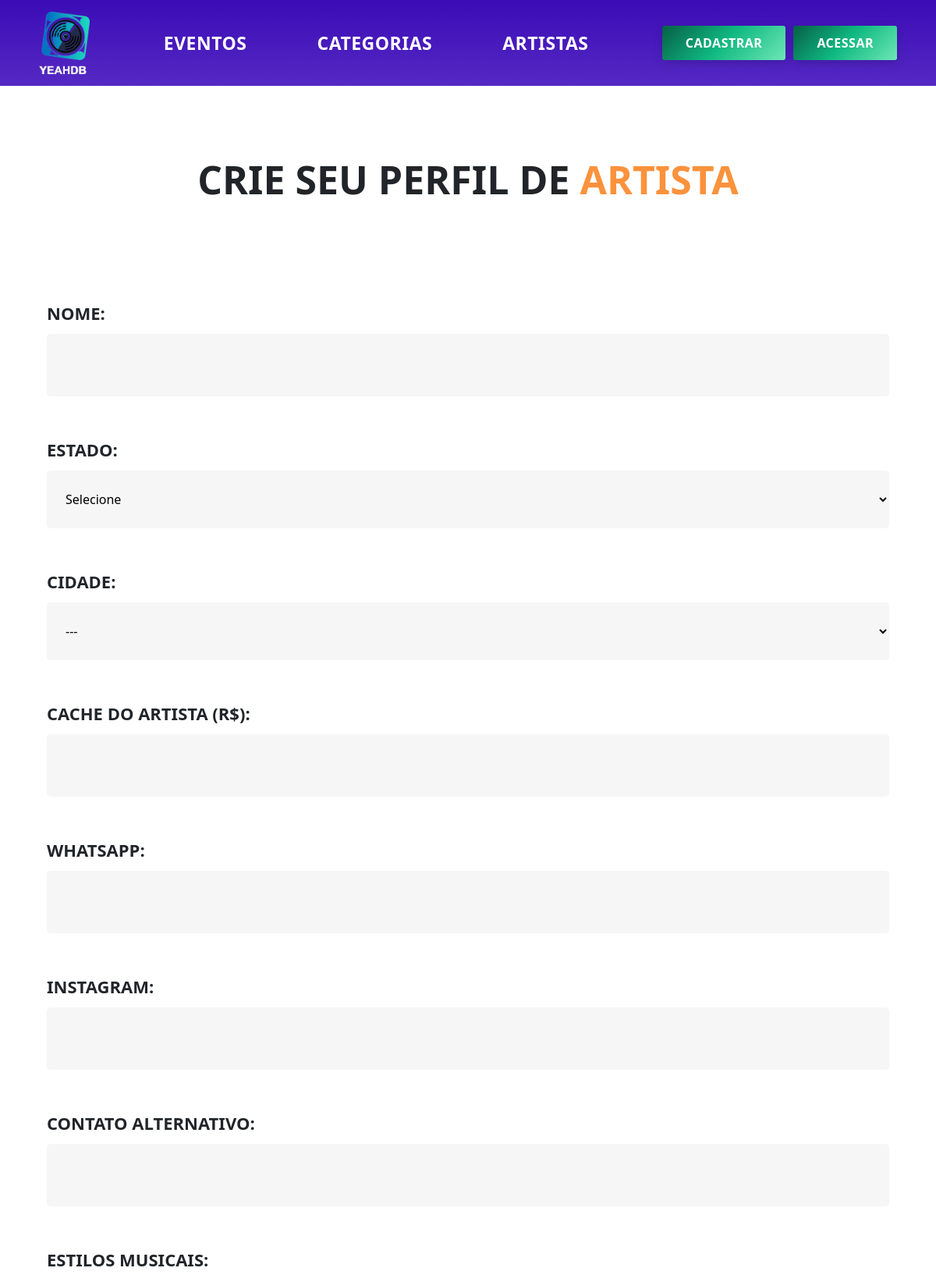
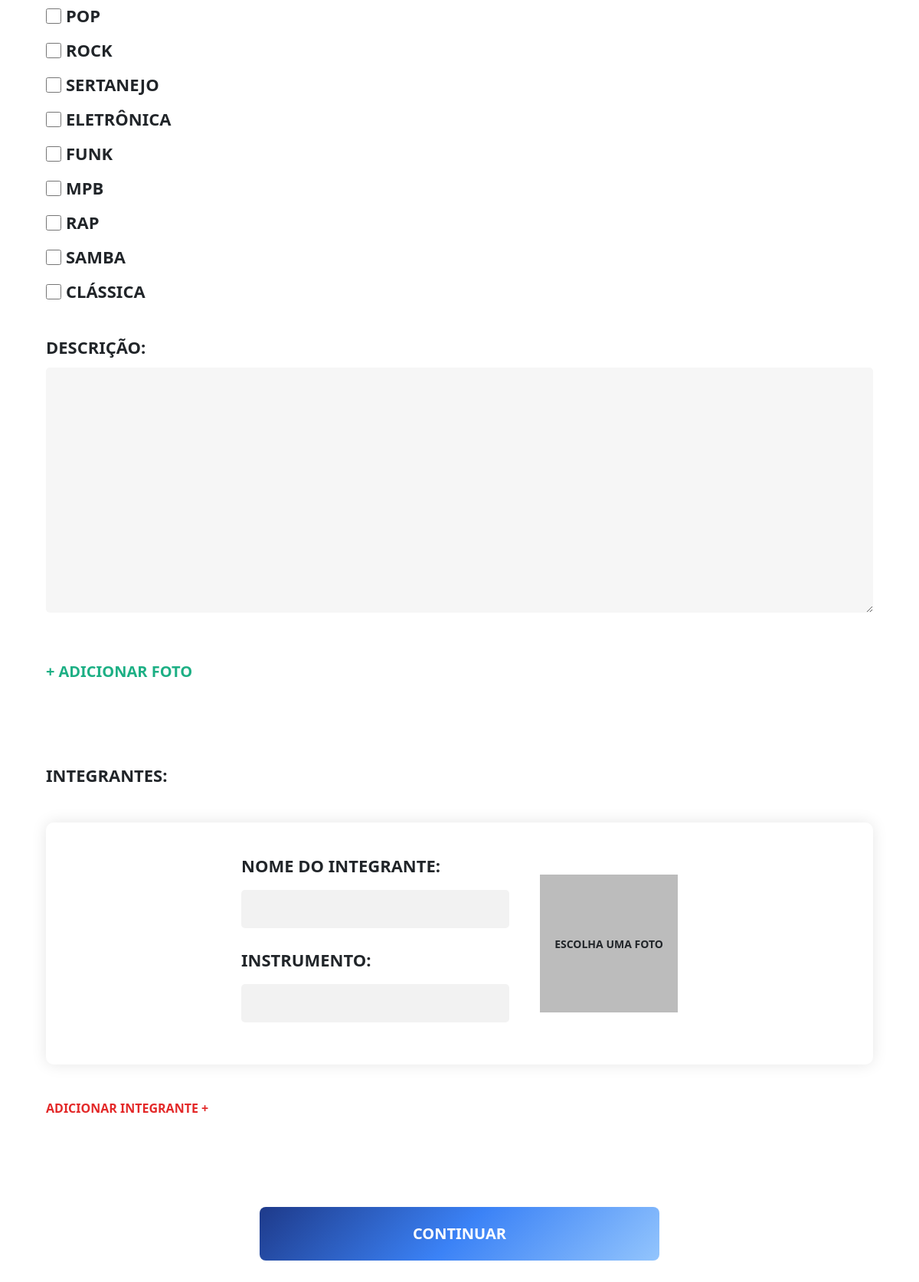
/criar_perfil.php, run on the app's committed database (2 pictures, top to bottom).
### tables this page shows
CREATE TABLE `estilo_musical` (
  `id` int(11) NOT NULL,
  `nome` varchar(50) NOT NULL,
  `imagem` varchar(255) NOT NULL
);

### src/Database/Conecta.php (called while the page is built)
<?php
class Conecta
{
    private static ?PDO $conexao = null;
    public static function getConexao(): PDO
    {
        if (self::$conexao === null) {
            $host = 'localhost';
            $banco = 'yeah_db';
            $usuario = 'root';
            $senha = '';
            $porta = 3306;
            $dsn = "mysql:host=$host;port=$porta;dbname=$banco;charset=utf8mb4";
            try {
                self::$conexao = new PDO(
                    $dsn,
                    $usuario,
                    $senha,
                    [
                        PDO::ATTR_ERRMODE => PDO::ERRMODE_EXCEPTION,
                        PDO::ATTR_DEFAULT_FETCH_MODE => PDO::FETCH_ASSOC,
                    ]
                );
            } catch (PDOException $e) {
                die('Erro ao conectar ao banco: ' . $e->getMessage());
            }
        }
        return self::$conexao;
    }
}

### src/Services/EstilosMusicaisServicos.php (called while the page is built, shortened)
<?php
class EstilosMusicaisServicos
{
    public ?PDO $conexao;
    public function __construct()
    {
        $this->conexao = Conecta::getConexao();
    }
    public function buscarEstilos(): ?array
    {
        $sql = "SELECT id, nome, imagem FROM estilo_musical;";
        $consulta = $this->conexao->query($sql);
        return $consulta->fetchAll() ?: null;
    }
}

### criar_perfil.php (the view, shortened to what this page needs)
<?php
require_once "src/Database/Conecta.php";
require_once "src/Models/Artista.php";
require_once "src/Services/EstilosMusicaisServicos.php";
$estilos_musicais = (new EstilosMusicaisServicos())->buscarEstilos();
?>
<!DOCTYPE html>
<html lang="pt-br">
<head>
    <link rel="stylesheet" href="css/forms.css">
    <link rel="stylesheet" href="css/perfil_artista.css">
    <?php require_once "includes/cabecalho.php"; ?>
    <section id="sessao-cadastro">
        <h2>CRIE seu perfil de <span>Artista</span></h2>
        <form id="form_artista" method="post" enctype="multipart/form-data">
            <div id="container-inputs">
                <div>
                    <label for="nome">nome:</label>
                    <input type="text" id="nome" name="nome"
                        value="<?= $_POST['nome'] ?? ''; ?>" />
                </div>
<div>
                <label for="estado">Estado:</label>
    <select id="estado" name="estado">
        <option value="">Selecione</option>
    </select>
</div>
<div>
    <label for="cidade">Cidade:</label>
    <select id="cidade" name="cidade">
        <option value="">---</option>
    </select>
</div>
                <div>
                    <label for="cache_artista">cache do artista (R$):</label>
                    <input type="number" step="0.01" id="cache_artista" name="cache_artista"
                        value="<?= $_POST['cache_artista'] ?? ''; ?>" />
                </div>
                <div>
                    <label for="whatsapp">whatsapp:</label>
                    <input type="text" id="whatsapp" name="whatsapp"
                        value="<?= $_POST['whatsapp'] ?? ''; ?>" />
                </div>
                <div>
                    <label for="instagram">instagram:</label>
                    <input type="text" id="instagram" name="instagram"
                        value="<?= $_POST['instagram'] ?? ''; ?>" />
                </div>
                <div>
                    <label for="contato">contato alternativo:</label>
                    <input type="text" id="contato" name="contato"
                        value="<?= $_POST['contato'] ?? ''; ?>" />
                </div>
                <div>
                    <label>Estilos musicais:</label>
                    <div class="checkbox-group" id="estilos_musicais">
                        <?php foreach($estilos_musicais as $estilo_musical){ ?>
                            <label><input type="checkbox" name="estilos[]" value="<?= $estilo_musical['id'] ?>"
                                <?= (!empty($_POST['estilos']) && in_array($estilo_musical['id'], $_POST['estilos'])) ? 'checked' : '' ?>>
                            <?= $estilo_musical['nome'] ?>
                        </label>
                        <?php }?>
                    </div>
                </div>
                <div>
                    <label for="descricao">descrição:</label>
                    <textarea id="descricao" name="descricao"><?= $_POST['descricao'] ?? '' ?></textarea>
                </div>
                <button id="uploadButton" onclick="fileInput.click()" type="button" class="upBtn">Adicionar foto</button>
                <div id="previewContainer"></div>
                <div id="container-integrantes">
                    <label >Integrantes: </label>
                    <div id="integrantes-container"></div>
                    <button type="button" id="btn-add">ADICIONAR INTEGRANTE +</button>
                </div>
            </div>
            <input type="submit" value="Continuar">
        </form>
    </section>
    </body>
</html>

### css/forms.css (style rules this page uses)
* { margin: 0; padding: 0; box-sizing: border-box; }
section h2 { font-size: 64px; font-weight: bold; }
section h2 span { color: #4cc9f0; }
section { margin-top: 90px; display: flex; flex-direction: column; align-items: center; gap: 117px; }
form { width: 800px; display: flex; flex-direction: column; align-items: center; gap: 117px; margin-bottom: 90px; }
#container-inputs { width: 100%; display: flex; flex-direction: column; gap: 50px; }
label, input[type="submit"], h2 { text-transform: uppercase; font-weight: bold; }
input[type="submit"] { background: linear-gradient(135deg, #1e3a8a 0%, #3b82f6 50%, #93c5fd 100%) !important; color: #fff; border: none; border-radius: 8px; padding: 20px 200px; font-size: 20px; transition: 0.3s ease; }
form div { display: flex; flex-direction: column; gap: 10px; }
label { font-size: 22px; }
input[type="email"], input[type="password"], input[type="text"], input[type="number"], input[type="time"], input[type="date"], select, textarea { outline: none; width: 100%; border: none; background-color: #f6f6f6; border-radius: 5px; padding: 25px 20px; font-size: 20px; }
button { background-color: #007be5; color: #fff; border: none; border-radius: 8px !important; padding: 15px; width: 200px; text-transform: uppercase !important; font-weight: 550; font-size: 20px; }
input[type="number"] { -moz-appearance: textfield; }
textarea { height: 320px; resize: none; }
#btn-add { background: none; border: none; color: #E32828; cursor: pointer; font-weight: bold; font-size: 16px; width: auto; margin-right: auto; padding: 0px; }
@media (max-width: 1200px) { form { width: 90%; } }
@media (max-width: 1200px) { #container-inputs { gap: 40px; } }
@media (max-width: 1200px) { section h2 { font-size: 50px; } }

### css/perfil_artista.css (style rules this page uses)
#sessao-cadastro h2 span { color: #fb923c; }
form { margin-bottom: 90px; }
#previewContainer { display: grid; grid-template-areas: "main-image side-image1 side-image2" "main-image side-image3 side-image4"; gap: 24px; }
#uploadButton { margin-right: auto; display: flex; align-items: center; justify-content: flex-start; opacity: 0.9; background-color: transparent; margin-top: 10px; border: none; border-radius: 5px; cursor: pointer; font-size: 20px; font-weight: bold; transition: background-color 0.3s ease; text-transform: uppercase; padding: 0px; width: auto; }
.upBtn { color: #04A777; width: auto; padding: 0; }
.upBtn::before { content: "+"; font-size: 20px; margin-right: 5px; }
.checkbox-group label { display: flex; align-items: center; }
.checkbox-group { display: flex; flex-wrap: wrap; gap: 12px; margin-top: 6px; }
.checkbox-group input { margin-right: 6px; width: 20px; height: 20px; }
#btn-add { background: none; border: none; color: #E32828; cursor: pointer; font-weight: bold; font-size: 16px; width: auto; margin-right: auto; padding: 0px; }

### css/all.css (style rules this page uses)
* { margin: 0; padding: 0; box-sizing: border-box; }
body { font-family: "Poppins", sans-serif; }
button, input[type="submit"], .botao_acesso { max-width: 100%; }

### css/cabecalho.css (style rules this page uses)
* { margin: 0; padding: 0; box-sizing: border-box; }
body { font-family: 'Poppins', sans-serif; }

### data on the page
estilo_musical: nome "POP"
estilo_musical: nome "ROCK"
estilo_musical: nome "SERTANEJO"
estilo_musical: nome "ELETRÔNICA"
estilo_musical: nome "FUNK"
estilo_musical: nome "MPB"
estilo_musical: nome "RAP"
estilo_musical: nome "SAMBA"
estilo_musical: nome "CLÁSSICA"
